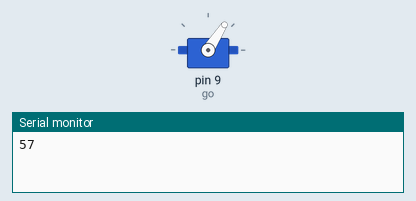
Simulated run of this sketch. Board: Arduino Uno, built with avr-gcc and run on an emulated ATmega328P. Shown: servo, the last lines printed to the serial monitor. Random numbers use the default seed unless the sketch sets one.

Above: at 0.1 s.
At 10.1 s:
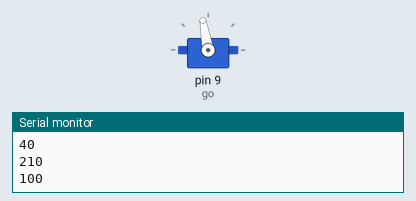
At 20.1 s:
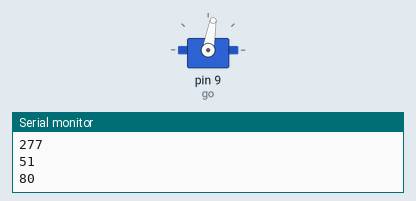
At 36.1 s:
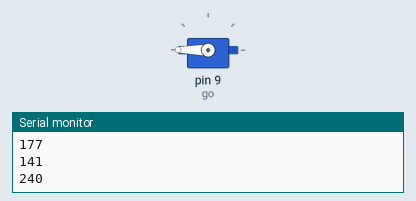
Timing chart, 0 to 37.6 s (numbered marks = the images above):
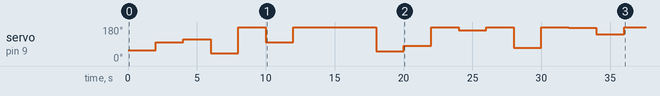

Measured:
- by itself, servo on pin 9 (go): 57° → 99° at 2.0 s, → 115° 2.0 s later, → 40° 2.0 s later, → 180° 2.0 s later, … (16 changes in this stretch)

The sketch:

motor2.ino
```cpp
#include <Servo.h>
Servo go;
int val;
void setup() {
  // put your setup code here, to run once:
  go.attach(9);
  Serial.begin(9600);
}

void loop() {
  // put your main code here, to run repeatedly:
  val = random(20, 278);
  go.write(val);
  Serial.println(val);
  delay(2000);
}
```
